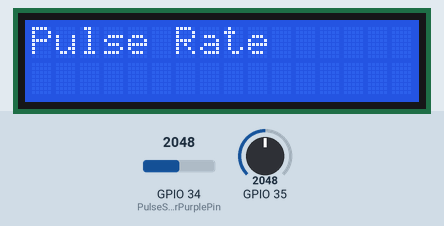
Recording of a sketch running on a simulated ESP32. Shown: 16×2 character LCD. The inputs (shaded band) are chosen by the test bench; at power-on: GPIO 34 (PulseSensorPurplePin) = 2048, GPIO 35 = 2048. WiFi joins after 1.5 s; servers stay silent unless stated; uploads are accepted with an empty reply; random numbers use the default seed unless the sketch sets one; what the sketch prints to the serial monitor is not drawn.

Above: at 0.1 s.
At 2.1 s:
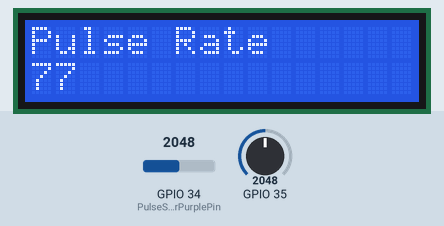
At 8.6 s:
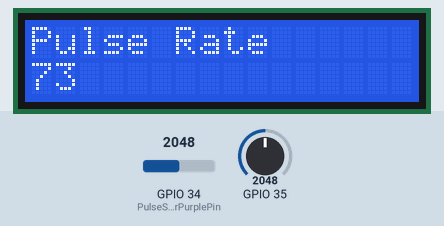
At 19.0 s:
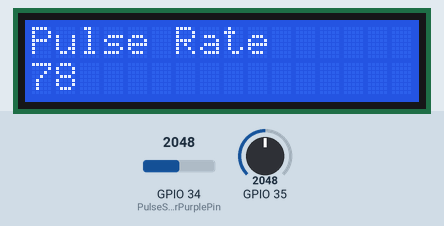
At 34.7 s:
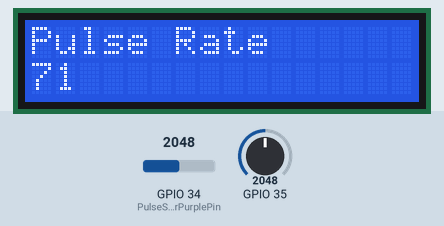
At 38.6 s:
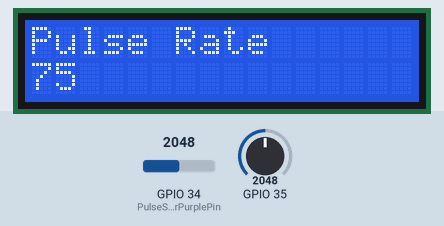

The sketch:

veda.ino
```cpp
#include <WiFi.h>
#include <WiFiClient.h>
#include <PulseSensorPlayground.h>
#include "HTTPClient.h"
#include <FirebaseESP32.h>
#include <LiquidCrystal.h>

#define WIFI_SSID "Baap"
#define WIFI_PASSWORD "alpha95657"

const int rs = 5, en = 18, d4 = 19, d5 = 21, d6 = 22, d7 = 23;
LiquidCrystal lcd(rs, en, d4, d5, d6, d7);

int PulseSensorPurplePin = 34;
int Signal;
int S;
int a;
int f=0;
int Threshold = 550;
String pp;
String hh;

#define ANALOGIN D34          // What digital pin we're connected to

PulseSensorPlayground pulseSensor;

void setup()
{
  Serial.begin(9600);
  lcd.begin(16, 2);
  lcd.print("Pulse Rate");

  WiFi.begin(WIFI_SSID, WIFI_PASSWORD);
  while (WiFi.status() != WL_CONNECTED) {
    delay(1000);
    Serial.println("Connecting to WiFi..");
  }
  Serial.println("Connected to the WiFi network");
}

void loop()
{
  lcd.setCursor(0, 1);
  Signal = analogRead(PulseSensorPurplePin);
  S=Signal/35;
  Serial.print("Pulse Rate: ");
  Serial.println(S);
  a=random(70,80);
  lcd.print(a);
  delay(100);
  pp = String(a);
  int h = analogRead(35)/10;
  Serial.print("ECG: ");
  Serial.println(h);
  h = random(200,400);
  hh = String(h);
  Serial.print("ECG: ");
  Serial.println(h);

  if(WiFi.status()== WL_CONNECTED){

    Serial.println("IN");
   HTTPClient http;

   http.begin("https://veda-2e4f7.firebaseio.com/UserData/Ut6iyTjFRtRd8tntcGOhhYV3lLo1/ecg.json");
   http.addHeader("Content-Type", "text/plain");

   int httpResponseCode = http.PUT("\""+ hh +"\"");

   if(httpResponseCode>0){

    String response = http.getString();

    Serial.println(httpResponseCode);
    Serial.println(response);

   }else{

    Serial.print("Error on sending PUT Request: ");
    Serial.println(httpResponseCode);
   }

   delay(50);

   http.begin("https://veda-2e4f7.firebaseio.com/UserData/Ut6iyTjFRtRd8tntcGOhhYV3lLo1/heart.json");
   http.addHeader("Content-Type", "text/plain");

   httpResponseCode = http.PUT("\""+ pp +"\"");

   if(httpResponseCode>0){

    String response = http.getString();

    Serial.println(httpResponseCode);
    Serial.println(response);

   }else{

    Serial.print("Error on sending PUT Request: ");
    Serial.println(httpResponseCode);
   }
   http.end();
  }else{
    Serial.println("Error in WiFi connection");
  }
  delay(100);

}
```

Measured:
- what the display in image 1 shows lasts 0.6 s, from 2.1 s to 2.7 s
- what the display in image 3 shows lasts 1.3 s, from 19.0 s to 20.3 s
